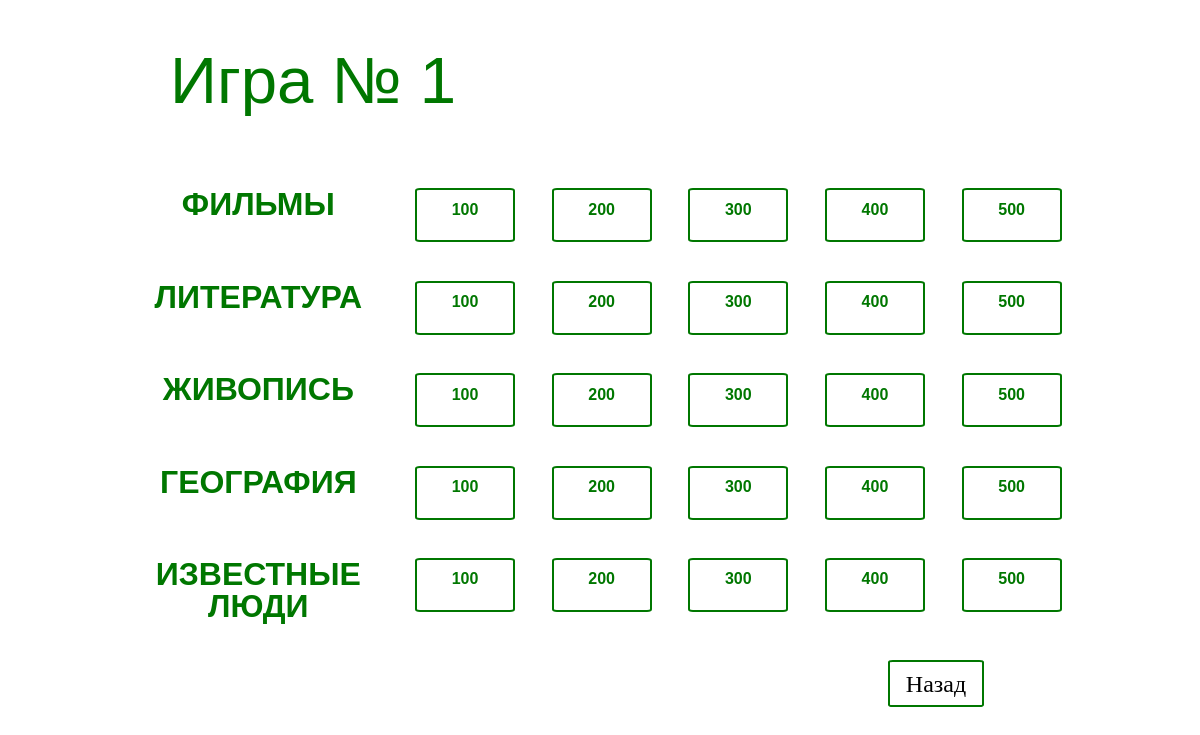
Page /OwnGame/1/ on the committed database.
### OwnGame/models.py (models this page shows, shortened)
class Game(models.Model):
    number = models.PositiveIntegerField(verbose_name='Номер игры', unique=True, help_text='Введите номер игры')
    name = models.CharField(verbose_name='Название игры', max_length=300, blank=True,
                            null=True, help_text='Введите название игры')
    time = models.DateTimeField(verbose_name='Дата и время игры', blank=True,
                                null=True, help_text='Введите дату и время игры')
    class Meta:
        ordering = ["-number"]
    def __str__(self):
        if self.time is None:
            time = ''
        else:
            time = self.time.strftime("%d.%m.%Y %H:%M")
        if self.name is None:
            name = ''
        else:
            name = f'"{self.name}"'
        return f'Игра № {str(self.number)} {name} {time}'

class Category(models.Model):
    name = models.CharField(verbose_name='Название категории', max_length=100, help_text='Введите название категории')
    game = models.ForeignKey(Game, on_delete=models.CASCADE,
                             verbose_name='Игра', help_text='Выберите игру')

class Question(models.Model):
    category = models.ForeignKey(Category, on_delete=models.CASCADE,
                                 verbose_name='Категория', help_text='Выберите категорию')
    content_question = models.TextField(verbose_name='Вопрос', help_text='Введите вопрос')
    correct_answer = models.CharField(verbose_name='Ответ', max_length=200, help_text='Введите ответ')
    count_points = models.PositiveIntegerField(verbose_name='Количество очков', help_text='Введите количество очков')

### OwnGame/views.py (the view)
# urls.py: path('<int:game_number>/', views.game, name='game'),
def game(request, game_number):
    current_game = get_object_or_404(Game, number=game_number)
    questions_done = request.session.get(str(game_number), [])
    if not questions_done:
        request.session[str(game_number)] = []
    context = {'game': current_game,
               'questions_done': questions_done}
    return render(request, 'game.html', context)

### OwnGame/templates/game.html (shortened to what this page needs)
{% extends "base.html" %}
{% block content %}
<h1>{{ game }}</h1>
<div class="game">
    {% for category in game.category_set.all %}
    <div class="game_category_question">
        <div class="game_category">{{ category.name }}</div>
        {% for question in category.question_set.all %}
            {% if category.id|add:question.count_points in questions_done %}
                <div class="game_question game_question_is_done">
            {% else %}
                <div class="game_question">
            {% endif %}
                <a href="{% url 'owngame:question' game.number category.id question.count_points %}">
                    <p>{{question.count_points}}</p>
                </a>
            </div>
        {% endfor %}
    </div>
    {% endfor %}
</div>
<div class="back"><a href="{% url 'owngame:index' %}"><p>Назад</p></a></div>
{% endblock %}

### OwnGame/static/css/main.css (style rules this page uses)
.main h1 { font-size: 49pt; color: #007700; font-family: sans-serif; margin-left: 50px; margin-bottom: 75px; }
.game_category_question { display: flex; flex-direction: row; justify-content: space-around; width: 100%; flex-wrap: wrap; margin-bottom: 4%; }
.game_category { color: #007700; font-weight: bolder; font-family: sans-serif; text-transform: uppercase; font-size: 24pt; text-align: center; width: 25%; }
.game_question { width: 10%; border: 2px solid #007700; border-radius: 5%; height: 50px; }
.game_question p { padding-top: 12%; text-align: center; color: #007700; font-weight: bolder; font-family: sans-serif; height: 85%; }
.back { width: 10%; margin-left: 80%; }
.back p { border: 2px solid #007700; padding: 10%; text-align: center; border-radius: 5%; font-size: 18pt; color: black; }

### rows in the picture
Game: time+name+number "Игра № 1"
Category: name "ФИЛЬМЫ"
Question: count_points "100"
Question: count_points "200"
Question: count_points "300"
Question: count_points "400"
Question: count_points "500"
Category: name "ЛИТЕРАТУРА"
Question: count_points "100"
Question: count_points "200"
Question: count_points "300"
Question: count_points "400"
Question: count_points "500"
Category: name "ЖИВОПИСЬ"
Question: count_points "100"
Question: count_points "200"
Question: count_points "300"
Question: count_points "400"
Question: count_points "500"
Category: name "ГЕОГРАФИЯ"
Question: count_points "100"
Question: count_points "200"
Question: count_points "300"
Question: count_points "400"
Question: count_points "500"
Category: name "ИЗВЕСТНЫЕ ЛЮДИ"
Question: count_points "100"
Question: count_points "200"
Question: count_points "300"
Question: count_points "400"
Question: count_points "500"
